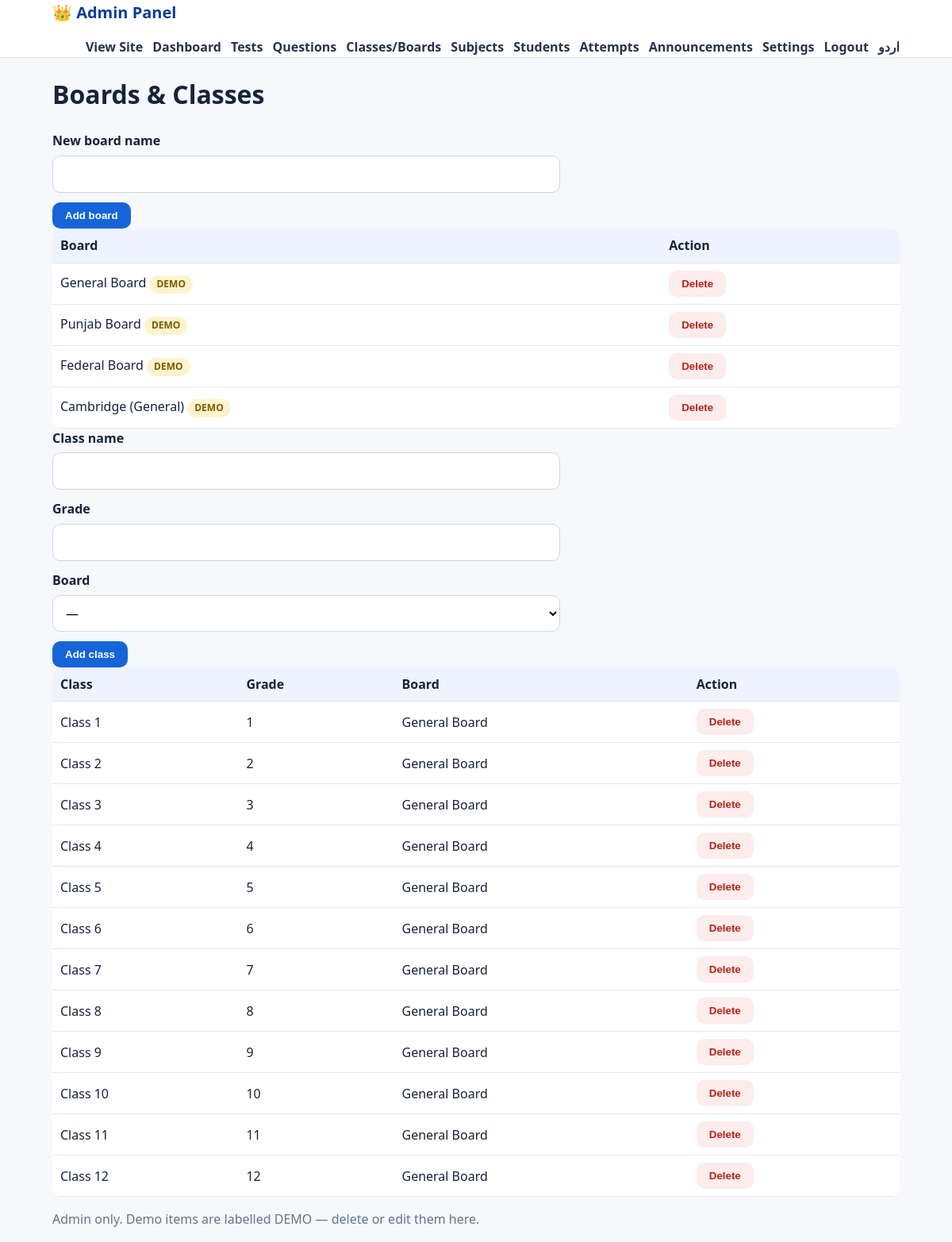
The page /admin/classes.php (signed in) on the database its author committed.
### tables this page shows
CREATE TABLE IF NOT EXISTS boards(id INT AUTO_INCREMENT PRIMARY KEY, name VARCHAR(120) NOT NULL, slug VARCHAR(120) UNIQUE NOT NULL, is_demo TINYINT(1) DEFAULT 0);

CREATE TABLE IF NOT EXISTS classes(id INT AUTO_INCREMENT PRIMARY KEY, board_id INT NULL, name VARCHAR(80) NOT NULL, grade INT NOT NULL, is_demo TINYINT(1) DEFAULT 0, FOREIGN KEY(board_id) REFERENCES boards(id) ON DELETE SET NULL, INDEX(grade));

### config.php (called while the page is built, shortened)
<?php
function db(){
    static $pdo=null;
    if($pdo===null){
        $pdo=new PDO('mysql:host='.DB_HOST.';dbname='.DB_NAME.';charset=utf8mb4',DB_USER,DB_PASS,
            [PDO::ATTR_ERRMODE=>PDO::ERRMODE_EXCEPTION,PDO::ATTR_DEFAULT_FETCH_MODE=>PDO::FETCH_ASSOC]);
    }
    return $pdo;
}
function e($s){ return htmlspecialchars((string)$s,ENT_QUOTES,'UTF-8'); }

### admin/classes.php (the view, shortened to what this page needs)
<?php include 'header.php';
$boards=db()->query("SELECT * FROM boards ORDER BY id")->fetchAll(); $cls=db()->query("SELECT cl.*,b.name board FROM classes cl LEFT JOIN boards b ON b.id=cl.board_id ORDER BY grade")->fetchAll(); ?>
<h1>Boards &amp; Classes</h1>
<form method="post"><input type="hidden" name="csrf" value="<?= csrf_token() ?>"><label>New board name</label><input name="name" required><button class="btn" name="add_board">Add board</button></form>
<table><tr><th>Board</th><th>Action</th></tr><?php foreach($boards as $b): ?><tr><td><?= e($b['name']) ?> <?= $b['is_demo']?'<span class="badge demo">DEMO</span>':'' ?></td><td><form method="post" style="display:inline"><input type="hidden" name="csrf" value="<?= csrf_token() ?>"><input type="hidden" name="id" value="<?= $b['id'] ?>"><button class="btn2 danger" name="delete_board" data-confirm="Delete this board?">Delete</button></form></td></tr><?php endforeach; ?></table>
<form method="post"><label>Class name</label><input name="name" required><label>Grade</label><input type="number" name="grade" required><label>Board</label><select name="board_id"><option value="0">—</option></select><button class="btn" name="add_class">Add class</button></form>
<table><tr><th>Class</th><th>Grade</th><th>Board</th><th>Action</th></tr><?php foreach($cls as $c): ?><tr><td><?= e($c['name']) ?></td><td><?= (int)$c['grade'] ?></td><td><?= e($c['board']??'') ?></td><td><form method="post" style="display:inline"><input type="hidden" name="csrf" value="<?= csrf_token() ?>"><input type="hidden" name="id" value="<?= $c['id'] ?>"><button class="btn2 danger" name="delete_class" data-confirm="Delete this class?">Delete</button></form></td></tr><?php endforeach; ?></table>
<?php include 'footer.php'; ?>

### assets/css/style.css (style rules this page uses)
* { box-sizing:border-box }
body { margin:0;font-family:system-ui,-apple-system,Segoe UI,Roboto,Arial,sans-serif;background:#f6f8fc;color:#16233a;line-height:1.55 }
.btn,.btn2 { display:inline-block;background:#1565d8;color:#fff!important;border:0;border-radius:10px;padding:9px 16px;font-weight:700;cursor:pointer }
.btn2 { background:#eef4ff;color:#0b3d91!important }
.btn2.danger { background:#fdecec;color:#b42318!important }
.badge { display:inline-block;background:#e6f4ea;color:#137333;border-radius:999px;padding:2px 9px;font-size:12px;font-weight:700 }
.badge.demo { background:#fff3cd;color:#7a5b00 }
input,select,textarea { width:100%;padding:10px 12px;border:1px solid #cbd5e1;border-radius:10px;margin:6px 0 12px;font:inherit;background:#fff }
label { font-weight:600 }
form { max-width:640px }
table { width:100%;border-collapse:collapse;background:#fff;border-radius:12px;overflow:hidden }
th,td { padding:9px 10px;border-bottom:1px solid #e2e8f0;text-align:left }
th { background:#eef4ff }

### rows shown on the page
boards: name "General Board", is_demo "DEMO"
boards: name "Punjab Board", is_demo "DEMO"
boards: name "Federal Board", is_demo "DEMO"
boards: name "Cambridge (General)", is_demo "DEMO"
classes: name "Class 1", grade "1", board.name "General Board"
classes: name "Class 2", grade "2", board.name "General Board"
classes: name "Class 3", grade "3", board.name "General Board"
classes: name "Class 4", grade "4", board.name "General Board"
classes: name "Class 5", grade "5", board.name "General Board"
classes: name "Class 6", grade "6", board.name "General Board"
classes: name "Class 7", grade "7", board.name "General Board"
classes: name "Class 8", grade "8", board.name "General Board"
classes: name "Class 9", grade "9", board.name "General Board"
classes: name "Class 10", grade "10", board.name "General Board"
classes: name "Class 11", grade "11", board.name "General Board"
classes: name "Class 12", grade "12", board.name "General Board"
